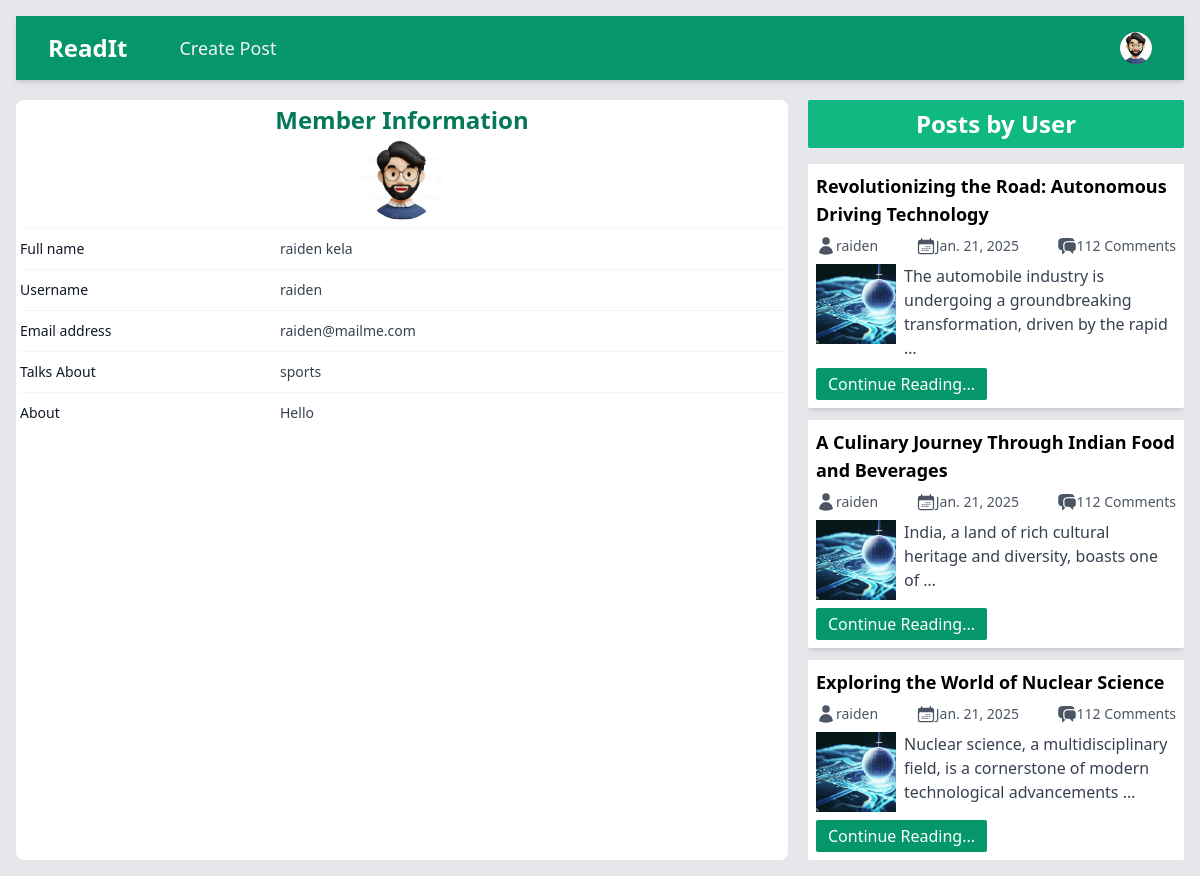
Screenshot of /profile/raiden/6/ with the database file from the repository.
### accounts/models.py (models this page shows, shortened)
class UserProfile(models.Model):
    person = models.ForeignKey(User, on_delete=models.CASCADE, related_name= 'profile')
    about = models.TextField()
    talks_about = models.CharField(max_length=250, default='anything')
    avatar = models.ImageField(upload_to='profile_photos', default='user.jpg')

### base/models.py (models this page shows, shortened)
class Post(models.Model):
    id = models.UUIDField(primary_key=True, max_length=15, editable=False, default=uuid.uuid4)
    title = models.CharField(max_length=250)
    slug = models.SlugField(max_length=250, unique_for_date='created', null=True, blank=True)
    author= models.ForeignKey(User, on_delete= models.CASCADE)
    body = models.TextField()
    image = models.ImageField(upload_to='blog_images/', default='default_blogimage.jpg')
    category = models.CharField(max_length=100)
    created = models.DateTimeField(auto_now=True)
    updated = models.DateTimeField(auto_now=True)
    @property
    def image_url(self):
        if self.image and hasattr(self.image, 'url'):
            return self.image.url
    def get_absolute_url(self):
        return reverse('read_post', args=[str(self.id), self.slug])
    class Meta:
        ordering = ['-created']
        indexes = [models.Index(fields=['-created'])]

### accounts/views.py (the view)
# urls.py: path('profile/<str:username>/<str:id>/', views.user_profile, name='profile'),
def user_profile(request, username, id):
    user = User.objects.get(username=username, id=id)
    posts = Post.objects.filter(author=user)
    profile = UserProfile.objects.get(person=user)
    return render(request, 'profile.html',{
        'profile': profile,
        'posts': posts
    })

### accounts/templates/profile.html (shortened to what this page needs)
{% load static %}
<!DOCTYPE html>
<html lang="en">
  <head>
    <link rel="stylesheet" href="{% static 'style.css' %}" />
  </head>
  <body class="p-4 bg-gray-200">
    <nav class="bg-emerald-600 shadow-md">
      <div class="mx-auto max-w-7xl px-4 sm:px-6 lg:px-8">
        <div class="flex h-16 items-center justify-between">
          <div class="flex items-center">
            <div class="flex-shrink-0">
              <a class="text-2xl font-bold text-white" href="{% url 'home' %}">ReadIt</a>
            </div>
            <div class="hidden md:block">
              <div class="ml-10 flex items-baseline space-x-4">
                <a
                  href="create_post.html"
                  class="text-gray-100 hover:bg-gray-700 hover:text-white rounded-md px-3 py-2 text-lg font-medium"
                  aria-current="page"
                  >Create Post</a
                >
              </div>
            </div>
          </div>
          <div class="hidden md:block">
            <div class="ml-4 flex items-center md:ml-6">
              <div class="relative ml-3">
                <div>
                  <button
                    type="button"
                    class="relative flex max-w-xs items-center rounded-full bg-gray-800 text-sm focus:outline-none focus:ring-2 focus:ring-white focus:ring-offset-2 focus:ring-offset-gray-800"
                    id="user-menu-button"
                    aria-expanded="false"
                    aria-haspopup="true"
                  >
                    <span class="absolute -inset-1.5"></span>
                    {% if profile.avatar %}
                    <img
                      class="h-8 w-8 rounded-full"
                      src="{{ profile.avatar.url }}"
                      alt="User Profile Picture"
                    />
                    {% else %}
                    <img
                      class="h-8 w-8 rounded-full"
                      src="{% static 'user.jpg'%}"
                      alt="Default Profile Picture"
                    />
                    {% endif %}
                  </button>
                </div>
              </div>
            </div>
          </div>
        </div>
      </div>
    </nav>
    <main
      class="mt-5 grid grid-cols-1 md:grid-cols-2 lg:grid-cols-3 gap-5 lg:h-[82vh]"
    >
      <section class="bg-white p-1 rounded-lg col-span-1 md:col-span-2">
        <div class="px-4 sm:px-0 flex flex-col justify-around items-center">
          <h3
            class="text-xl lg:text-2xl font-semibold leading-7 mb-1 text-emerald-700"
          >
            Member Information
          </h3>
          {% if profile.avatar %}
            <img
              class="w-14 h-14 lg:h-20 lg:w-20 rounded-full"
              src="{{ profile.avatar.url }}"
              alt="User Profile Picture"
            />
            {% else %}
            <img
              class="w-14 h-14 lg:h-20 lg:w-20 rounded-full"
              src="{% static 'user.jpg' %}"
              alt="Default Profile Picture"
            />
          {% endif %}
        </div>
        <div class="mt-2 border-t border-gray-100">
          <dl class="divide-y divide-gray-100">
            <div class="px-4 py-2 sm:grid sm:grid-cols-3 sm:gap-4 sm:px-0">
              <dt class="text-sm font-medium leading-6 text-gray-900">
                Full name
              </dt>
              <dd
                class="mt-1 text-sm leading-6 text-gray-700 sm:col-span-2 sm:mt-0"
              >
              {{ profile.person.first_name }} {{ profile.person.last_name }}
              </dd>
            </div>
            <div class="px-4 py-2 sm:grid sm:grid-cols-3 sm:gap-4 sm:px-0">
              <dt class="text-sm font-medium leading-6 text-gray-900">
                Username
              </dt>
              <dd
                class="mt-1 text-sm leading-6 text-gray-700 sm:col-span-2 sm:mt-0"
              >
              {{ profile.person.username }}
              </dd>
            </div>
            <div class="px-4 py-2 sm:grid sm:grid-cols-3 sm:gap-4 sm:px-0">
              <dt class="text-sm font-medium leading-6 text-gray-900">
                Email address
              </dt>
              <dd
                class="mt-1 text-sm leading-6 text-gray-700 sm:col-span-2 sm:mt-0"
              >
              {{ profile.person.email }}
              </dd>
            </div>
            <div class="px-4 py-2 sm:grid sm:grid-cols-3 sm:gap-4 sm:px-0">
              <dt class="text-sm font-medium leading-6 text-gray-900">
                Talks About
              </dt>
              <dd
                class="mt-1 text-sm leading-6 text-gray-700 sm:col-span-2 sm:mt-0"
              >
              {{ profile.talks_about }}
              </dd>
            </div>
            <div class="px-4 py-2 sm:grid sm:grid-cols-3 sm:gap-4 sm:px-0">
              <dt class="text-sm font-medium leading-6 text-gray-900">About</dt>
              <dd
                class="mt-1 text-sm leading-6 text-gray-700 sm:col-span-2 sm:mt-0"
              >
                {{ profile.about }}
              </dd>
            </div>
          </dl>
        </div>
      </section>
      <section class="flex flex-col gap-4 lg:h-[84vh]">
        <h1
          class="bg-emerald-500 w-full font-semibold text-2xl text-center py-2 rounded-sm text-white"
        >
          Posts by User
        </h1>
        <div class="flex flex-col gap-3 overflow-scroll scrollbar-hide">
           {% for post in posts %}
          <div
            class="w-full h-fit rounded-sm shadow-md bg-white flex flex-col p-2"
          >
            <h2 class="font-semibold text-lg">
              {{ post.title|truncatewords:10 }}
            </h2>
            <div class="w-full py-2 text-sm text-gray-600 flex justify-between">
              <div class="flex">
                <p>{{ post.author }}</p>
              </div>
              <div class="flex">
                <p>{{post.created|date:"M. d, Y"}}</p>
              </div>
              <div class="flex">
                <p>112 Comments</p>
              </div>
            </div>
            <div class="w-full flex gap-2 justify-between">
              <img
                class="w-20 h-20"
                src="{{ post.image_url|default_if_none:'media/blog_images/default_blogimage.jpg'}}"
                alt=""
                srcset=""
              />
              <p class="text-left text-gray-700">
                {{ post.body|truncatewords:12 }}
              </p>
            </div>
            <div class="text-gray-400 flex justify-between">
              <a
                href="{{ post.get_absolute_url }}"
                class="w-fit mt-2 text-white bg-emerald-600 px-3 py-1 rounded-sm"
                >Continue Reading...</a
              >
            </div>
        </div>
        {% endfor %}
      </section>
    </main>
  </body>
</html>

### rows the page displays
UserProfile: avatar (picture), person.first_name "raiden", person.last_name "kela", person.username "raiden", person.email "raiden@mailme.com", talks_about "sports", about "Hello"
Post: title "Revolutionizing the Road: Autonomous Driving Technology", author "raiden", created "Jan. 21, 2025", image_url (placeholder picture), body "The automobile industry is undergoing a groundbreaking transformation, driven by the rapid …"
Post: title "A Culinary Journey Through Indian Food and Beverages", author "raiden", created "Jan. 21, 2025", image_url (placeholder picture), body "India, a land of rich cultural heritage and diversity, boasts one of …"
Post: title "Exploring the World of Nuclear Science", author "raiden", created "Jan. 21, 2025", image_url (placeholder picture), body "Nuclear science, a multidisciplinary field, is a cornerstone of modern technological advancements …"
